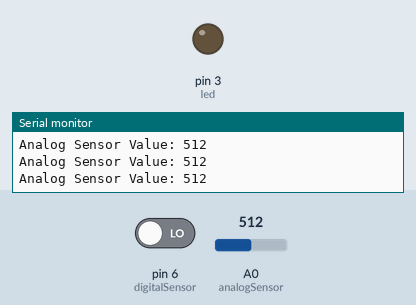
Recording of a sketch running on a simulated Arduino Uno, built with avr-gcc and run on an emulated ATmega328P. Parts: output pins drawn as LEDs (lit = HIGH), the last lines printed to the serial monitor. The test bench sets the inputs (shaded band); at power-on: pin 6 (digitalSensor) LOW, A0 (analogSensor) = 512.

Above: at 1.2 s.
1.3 s: pin 6 (digitalSensor) driven HIGH
At 2.3 s:
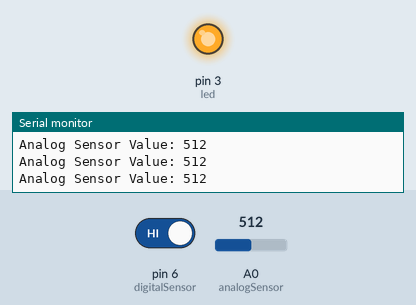
3.2 s: pin 6 (digitalSensor) driven LOW
At 5.3 s:
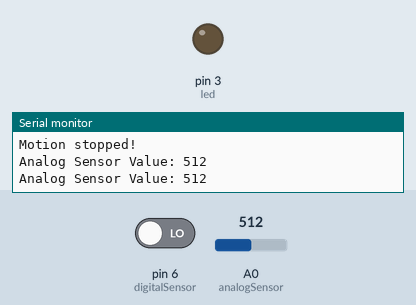
Timing chart, 0 to 6.8 s (numbered marks = the images above; inputs shaded):
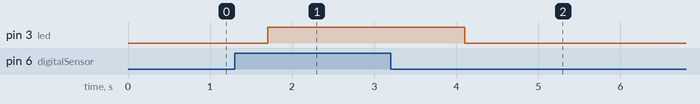

Measured:
- after the input at 1.3 s, pin 3 (led): LOW → HIGH after 0.40 s
- after the input at 3.2 s, pin 3 (led): HIGH → LOW after 0.90 s

The sketch:

Prototype_ver_12.ino
```cpp
// Define pins for both sensors and LED
int led = 3;                // the pin that the LED is attached to
int digitalSensor = 6;      // the pin that the digital sensor is attached to
int analogSensor = A0;      // the pin that the analog sensor (mic sensor) is attached to

// State and value variables for both sensors
int motionState = LOW;      // by default, no motion detected
int motionVal = 0;          // variable to store the digital sensor (motion sensor) status
int micVal = 0;             // variable to store the analog sensor (mic sensor)

void setup() {
  // Initialize LED and sensors
  pinMode(led, OUTPUT);      // initialize LED as an output
  pinMode(digitalSensor, INPUT);    // initialize digital sensor as an input
  Serial.begin(9600);        // initialize serial
}

void loop() {
  // Read values from both sensors
  motionVal = digitalRead(digitalSensor);   // read digital sensor (motion sensor)
  micVal = analogRead(analogSensor);        // read analog sensor (mic sensor)
    delay(100);

  // Output the analog sensor value to Serial Monitor
  Serial.println("Analog Sensor Value: " + String(micVal));

  // Handle the digital sensor (motion sensor) output
  if (motionVal == HIGH) {           // check if the sensor is HIGH
    digitalWrite(led, HIGH);         // turn LED ON
    delay(1000);                      // delay 100 milliseconds

    if (motionState == LOW) {
      Serial.println("Motion detected!");
      motionState = HIGH;   // update motion state to HIGH
    }
  }
  else {
    digitalWrite(led, LOW);         // turn LED OFF
    delay(200);                     // delay 200 milliseconds

    if (motionState == HIGH) {
      Serial.println("Motion stopped!");
      motionState = LOW;     // update motion state to LOW
    }
  }

  // Short delay to reduce sensor noise
  delay(100);
}
```

n.ino
```cpp

```
